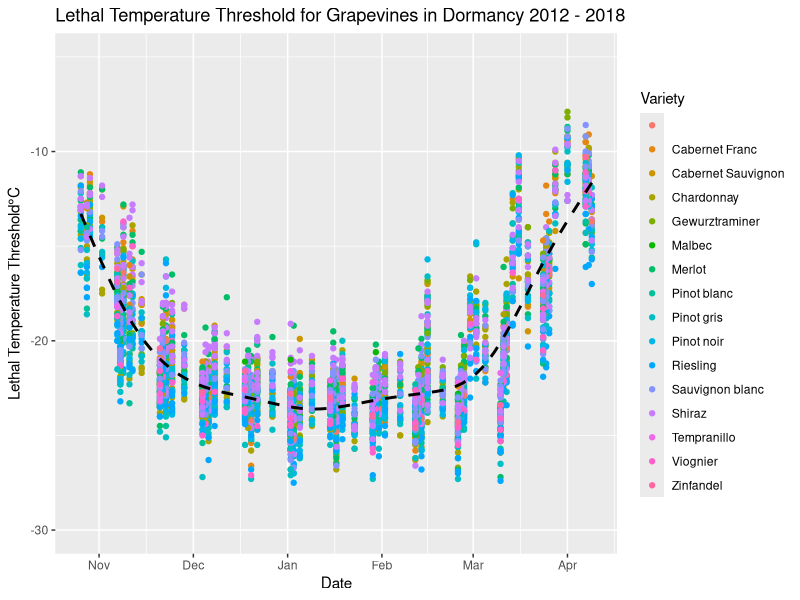
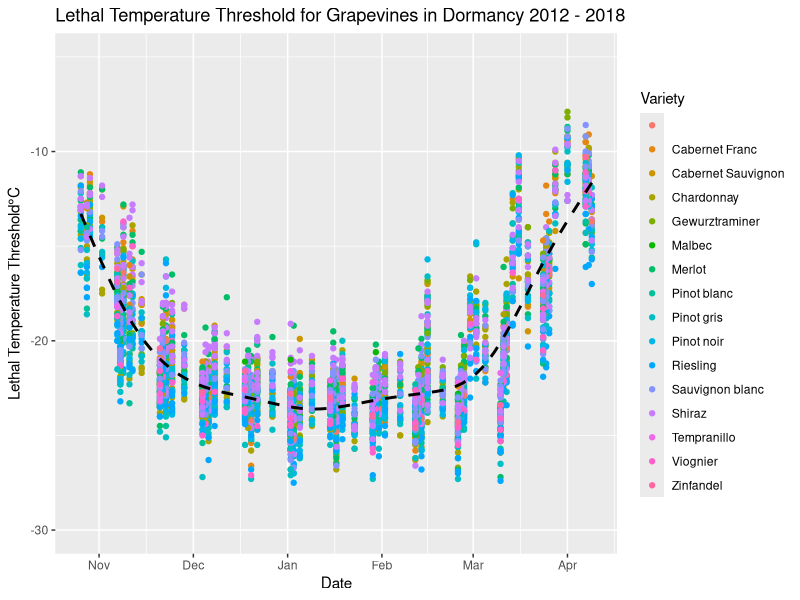
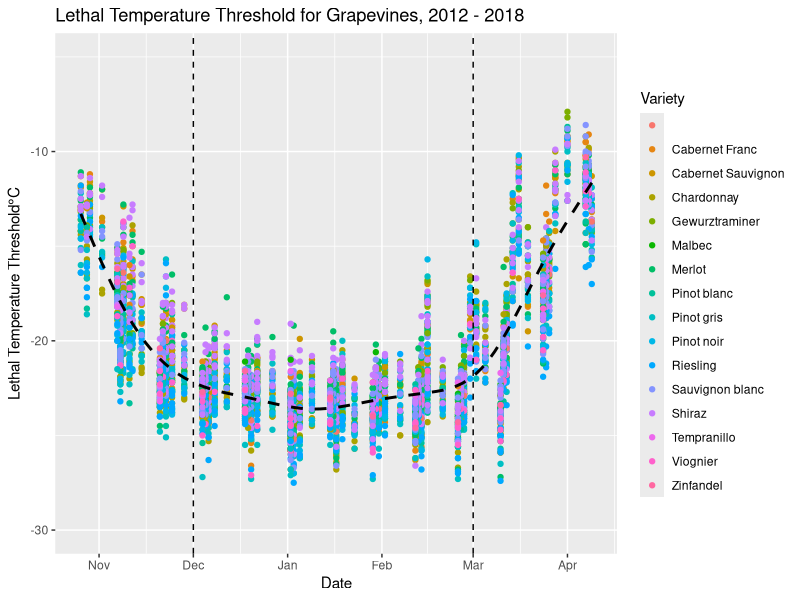

Write R code to recreate these figures, in order.
# plotting the hardiness for all varieties and all sites 
library(ggplot2)
library(dplyr)

# load data

# plot hardiness and hardiness pct_chg on same graph per season
# differentiate variety with colors and site with shapes
# ggplot aes() object specs https://ggplot2.tidyverse.org/articles/ggplot2-specs.html # nolint

# setting wd to ./viz to adhere to analogue to ML wd
setwd("c:/users/adamf/onedrive/documents/code/hardiness/viz")

hardiness <- read.csv("../data/model_train.csv")

# changing datetime to be the correct type
hardiness$datetime <- as.Date(hardiness$datetime, format = "%Y-%m-%d")

### WITHOUT PHASE BOUNDARIES

ggplot(hardiness, aes(days_since_aug_1, hardiness)) + # nolint
geom_point(aes(color = variety)) +
ylim(-30, -5) +
labs(title = "Lethal Temperature Threshold for Grapevines in Dormancy 2012 - 2018", #nolint
y = expression("Lethal Temperature Threshold" * degree * "C"),
x = "Date",
colour = "Variety") +

# MLE trendline
geom_smooth(color = "black", linetype = "dashed", se = FALSE) +

# converting days since august 1st to be month abbreviations
scale_x_continuous(breaks = c(91, 122, 153, 184, 214, 245),
labels = c("Nov", "Dec", "Jan", "Feb", "Mar", "Apr")) # Nov, Dec, Jan, Feb, Mar, Apr #nolint

ggsave(paste0("hardiness/", "hardiness_all", ".png"))


### WITH PHASE BOUNDARIES

hardiness_phases <- ggplot(hardiness, aes(days_since_aug_1, hardiness)) + # nolint
geom_point(aes(color = variety)) +
ylim(-30, -5) +
labs(title = "Lethal Temperature Threshold for Grapevines, 2012 - 2018", #nolint
y = expression("Lethal Temperature Threshold" * degree * "C"),
x = "Date",
colour = "Variety") +

# MLE trendline
geom_smooth(method = 'gam', color = "black", linetype = "dashed", se = FALSE) +

# converting days since august 1st to be month abbreviations
scale_x_continuous(breaks = c(91, 122, 153, 184, 214, 245),
labels = c("Nov", "Dec", "Jan", "Feb", "Mar", "Apr")) +# Nov, Dec, Jan, Feb, Mar, Apr #nolint

# emphasizing the deep dormancy phase
geom_vline(xintercept = c(122, 214),
linetype = "dashed", color = "#000000",
show.legend = TRUE)


ggsave(paste0("hardiness/", "hardiness_all_with_phases", ".png"))
